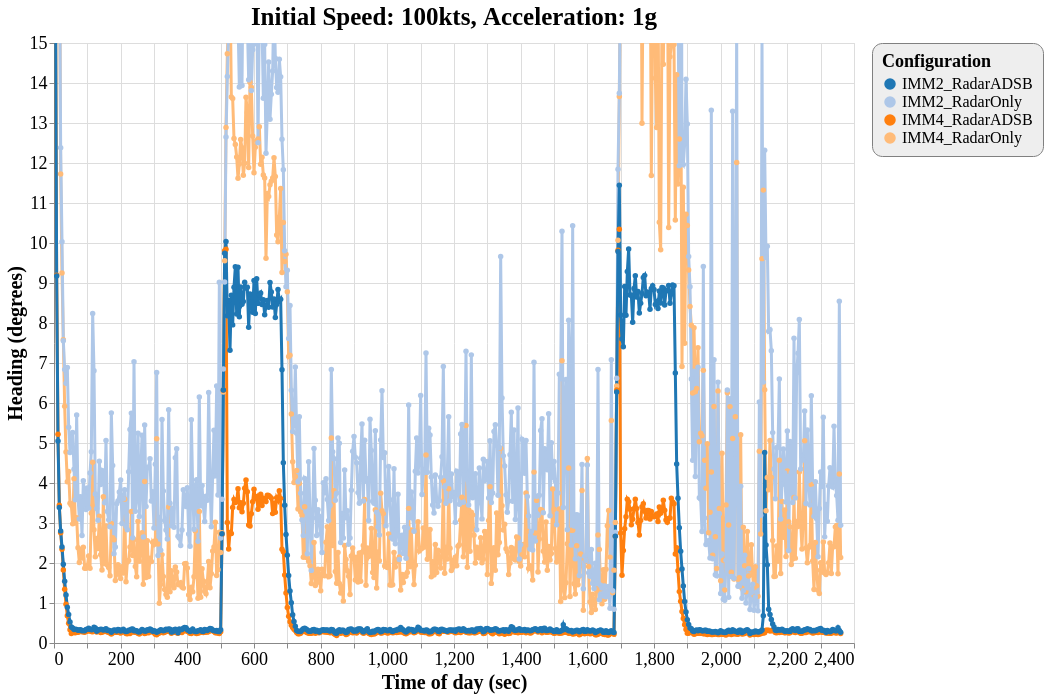

This figure's Vega-Lite source:
### Vega-Lite specification from a JSON file in a GitHub repository (floating-point values rounded to 4 significant figures; data arrays with more than 128 entries replaced by an {"elided": "..."} marker saying what was removed)
{"config": {"view": {"continuousWidth": 800, "continuousHeight": 600}, "axisX": {"labelFontSize": 18, "titleFontSize": 20}, "axisY": {"labelFontSize": 18, "titleFontSize": 20}, "font": "Times New Roman", "legend": {"cornerRadius": 10, "fillColor": "#EEEEEE", "labelFontSize": 16, "padding": 10, "strokeColor": "gray", "titleFontSize": 18}, "title": {"fontSize": 25}}, "data": {"name": "data-49ee568c3aa2bf5e077cf09224515ff5"}, "mark": {"type": "line", "point": true, "strokeWidth": 3}, "encoding": {"color": {"type": "ordinal", "field": "config", "scale": {"scheme": "category20"}, "title": "Configuration"}, "x": {"type": "quantitative", "field": "time", "title": "Time of day (sec)"}, "y": {"type": "quantitative", "field": "rmse_hdg", "scale": {"domain": [0, 15], "zero": false}, "title": "Heading (degrees)"}}, "selection": {"selector020": {"type": "interval", "bind": "scales", "encodings": ["x", "y"]}}, "title": "Initial Speed: 100kts, Acceleration: 1g", "$schema": "https://vega.github.io/schema/vega-lite/v4.8.1.json", "datasets": {"data-49ee568c3aa2bf5e077cf09224515ff5": {"elided": "2358 records"}}}
